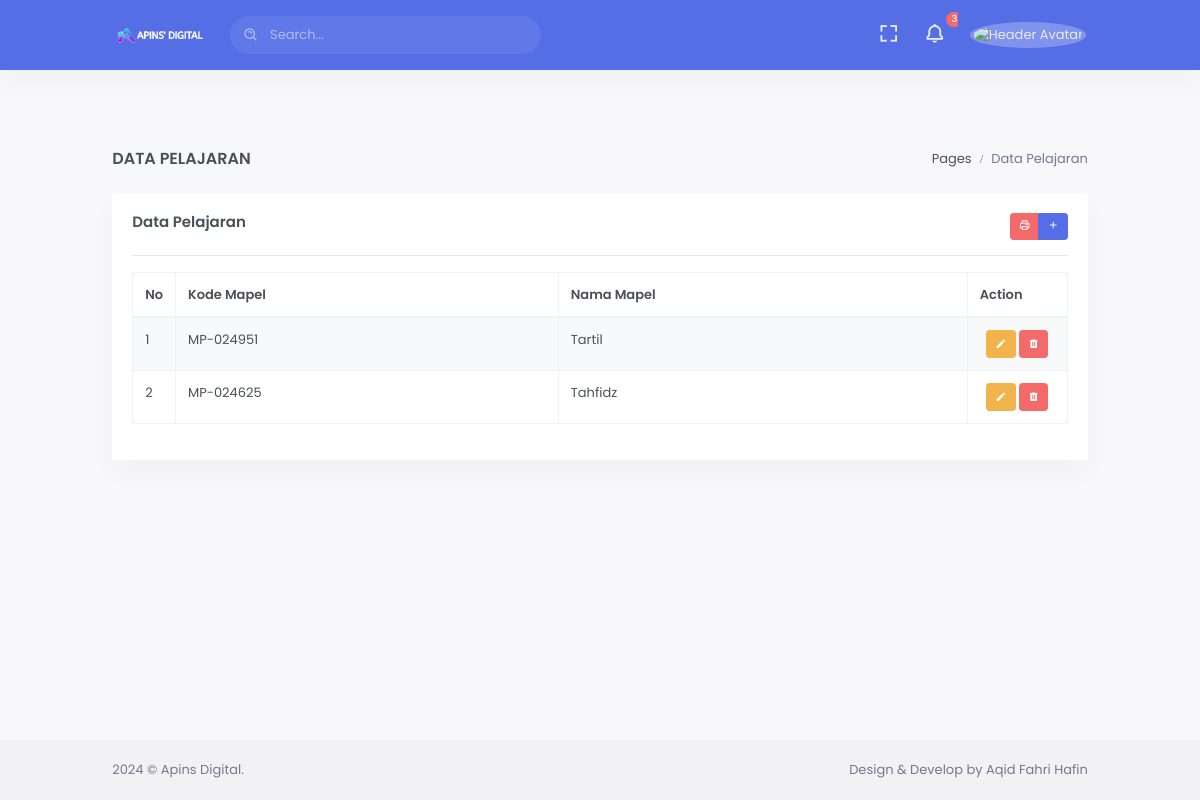
The page /index.php/admin/mapel on the database its author committed.
### tables this page shows
CREATE TABLE mapel (
  mapel_id varchar(36) NOT NULL,
  kode_mapel varchar(50) NOT NULL,
  nama_mapel varchar(50) NOT NULL,
	create_at TIMESTAMP DEFAULT CURRENT_TIMESTAMP,
  PRIMARY KEY (mapel_id)
);

### application/controllers/admin/Mapel.php (called while the page is built, shortened)
<?php
class Mapel extends CI_Controller {
	public function __construct() {
        $this->load->model('MapelModel');
    }
	public function index() {
		$data['title'] = 'Data Pelajaran';
		$data['mapel'] = $this->MapelModel->get_all_mapel();
        $data['content_view'] = 'admin/mapel/index';
        $this->load->view('templates/content', $data);
	}
}

### index.php (called while the page is built, shortened)
<?php
require_once BASEPATH.'core/CodeIgniter.php';

### application/models/MapelModel.php (called while the page is built, shortened)
<?php
class MapelModel extends CI_Model {
	public function get_all_mapel() {
		return $this->db->get('mapel')->result();
    }
}

### application/views/admin/mapel/index.php (the view, shortened to what this page needs)
<div class="row">
    <div class="col-xl-12">
        <div class="card">
            <div class="card-body">
                <div class="clearfix">
                    <div class="float-right">
						<div class="btn-group" role="group" aria-label="Basic example">
							<a  target="_blank" href="<?php echo site_url('admin/mapel/cetak'); ?>"class="btn btn-danger btn-sm"><i class="bx bx-printer label-icon"></i></a>
							<button type="button" class="btn btn-primary btn-sm" data-toggle="modal" data-target=".bs-example-modal-center"><i class="bx bx-plus"></i></button>
						</div>
                    </div>
                    <h4 class="card-title mb-4"><?php echo $title ?></h4>
                    <hr>
                </div>
                <div class="table-responsive">
                    <table id="datatable" class="table table-striped table-bordered dt-responsive nowrap"
                        style="border-collapse: collapse; border-spacing: 0; width: 100%;">
                        <thead>
                            <tr>
                                <th width="10px">No</th>
                                <th>Kode Mapel</th>
                                <th>Nama Mapel</th>
                                <th width="100px">Action</th>
                            </tr>
                        </thead>
                        <tbody>
						<?php $no = 1; foreach ($mapel as $result) {?>
                            <tr>
                                <td><?php echo $no++; ?></td>
                                <td><?php echo $result->kode_mapel; ?></td>
                                <td><?php echo $result->nama_mapel; ?></td>
                                <td align="center">
									<button type="button" class="btn btn-warning btn-sm waves-effect waves-light" data-toggle="modal" data-target=".mapel<?php echo $result->mapel_id ?>">
										<i class="mdi mdi-pencil"></i>
									</button>
                                    <button type="button" class="btn btn-danger waves-effect waves-light btn-sm" onclick="hapusguru('<?php echo $result->mapel_id; ?>')">
										<i class="mdi mdi-trash-can"></i>
									</button>
                                </td>
                            </tr>
						<?php }?>
                        </tbody>
                    </table>
                </div>
            </div>
        </div>
    </div>
</div>

### rows shown on the page
mapel: kode_mapel "MP-024951", nama_mapel "Tartil"
mapel: kode_mapel "MP-024625", nama_mapel "Tahfidz"

### other values the page prints
$title "DATA PELAJARAN"
$title "Data Pelajaran"
